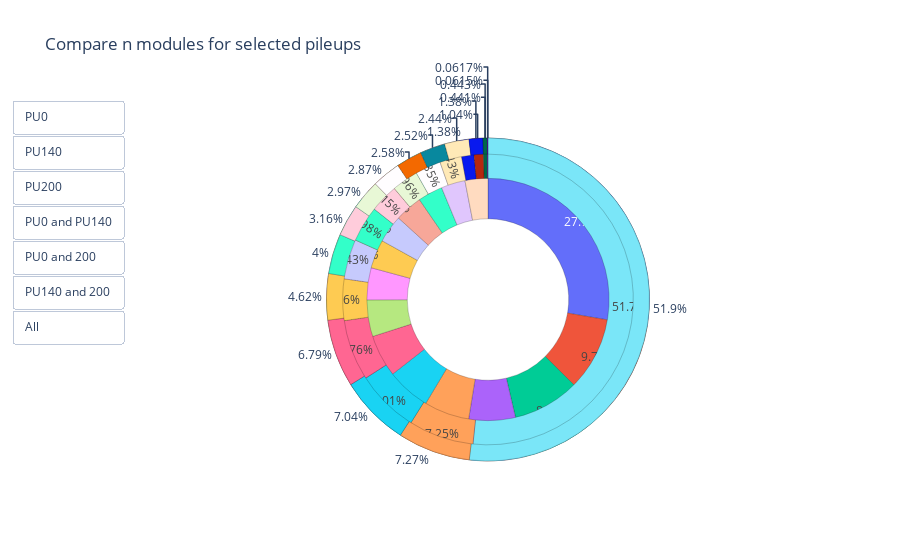

The code cell stored with this chart in its notebook:
### Markdown cell above
## Fig. 2 - Compare n modules at selected pileups

### Code cell
#the argument to this function is the number of modules you want to see in each PU. Selects the n longest
plot2(10)

### Figure 1 — Plotly figure (JSON) as saved in the notebook; plotly's stock layout.template omitted (floating-point values rounded to 4 significant figures)
{"data": [{"direction": "clockwise", "domain": {"x": [0.1, 0.9], "y": [0.05, 0.9]}, "hole": 0.5, "labels": ["hbhereco ", "initialStepTrackCandidates ", "ecalMultiFitUncalibRecHit ", "ecalRecHit ", "trackValidatorTrackingOnly ", "TrackerCollisionSelectedTrackMonCommongeneralTracks ", "initialStepTracks ", "TrackerCollisionSelectedTrackMonCommonhighPurityPV0p1 ", "initialStepSeeds ", "firstStepPrimaryVerticesUnsorted ", "TrackerCollisionSelectedTrackMonCommonhighPurityPt1 ", "trackValidatorFromPVStandalone ", "highPtTripletStepTrackCandidates ", "source ", "offlineBeamSpot "], "marker": {"line": {"color": "#000000", "width": 0.2}}, "sort": true, "type": "pie", "values": [183.9, 64.78, 59.13, 41.21, 40.09, 38.8, 37.41, 32.44, 28.36, 25.47, 24.52, 24.38, 22.03, 21.32, 20.25]}, {"direction": "clockwise", "domain": {"x": [0.1, 0.9], "y": [0.05, 0.9]}, "hole": 0.75, "labels": ["unsortedOfflinePrimaryVertices ", "trackValidatorTrackingOnly ", "TrackerCollisionSelectedTrackMonCommongeneralTracks ", "trackValidatorSeedingTrackingOnly ", "highPtTripletStepTrackCandidates ", "firstStepPrimaryVerticesUnsorted ", "tpClusterProducer ", "trackValidatorAllTPEfficStandalone ", "TrackerCollisionSelectedTrackMonCommonhighPurityPtRange0to1 ", "initialStepTracks ", "trackingParticlesBHadron ", "initialStepHitQuadruplets ", "highPtTripletStepHitTriplets ", "TrackerCollisionSelectedTrackMonCommonhighPurityPt1 ", "trackValidatorBuilding "], "marker": {"line": {"color": "#000000", "width": 0.2}}, "sort": true, "type": "pie", "values": [13.45, 40.09, 38.8, 16.36, 22.03, 25.47, 7.61, 17.44, 15.79, 37.41, 285.8, 2.44, 0.34, 24.52, 5.73]}, {"direction": "clockwise", "domain": {"x": [0.1, 0.9], "y": [0.05, 0.9]}, "hole": 0.9, "labels": ["unsortedOfflinePrimaryVertices ", "trackingParticlesSignal ", "trackValidatorTrackingOnly ", "trackingParticlesBHadron ", "TrackerCollisionSelectedTrackMonCommongeneralTracks ", "trackingParticleRecoTrackAsssociation ", "trackValidatorSeedingTrackingOnly ", "highPtTripletStepTrackCandidates ", "firstStepPrimaryVerticesUnsorted ", "tpClusterProducer ", "trackValidatorAllTPEfficStandalone ", "TrackerCollisionSelectedTrackMonCommonhighPurityPtRange0to1 ", "initialStepTracks ", "highPtTripletStepHitTriplets ", "initialStepHitQuadruplets "], "marker": {"line": {"color": "#000000", "width": 0.2}}, "sort": true, "type": "pie", "values": [13.45, 13.87, 40.09, 285.8, 38.8, 14.22, 16.36, 22.03, 25.47, 7.61, 17.44, 15.79, 37.41, 0.34, 2.44]}], "layout": {"showlegend": false, "title": {"text": "Compare n modules for selected pileups"}, "updatemenus": [{"active": -1, "buttons": [{"args": [{"visible": [true, false, false]}], "label": "PU0", "method": "update"}, {"args": [{"visible": [false, true, false]}], "label": "PU140", "method": "update"}, {"args": [{"visible": [false, false, true]}], "label": "PU200", "method": "update"}, {"args": [{"visible": [true, true, false]}], "label": "PU0 and PU140", "method": "update"}, {"args": [{"visible": [true, false, true]}], "label": "PU0 and 200", "method": "update"}, {"args": [{"visible": [false, true, true]}], "label": "PU140 and 200", "method": "update"}, {"args": [{"visible": [true, true, true]}], "label": "All", "method": "update"}], "type": "buttons"}]}}
